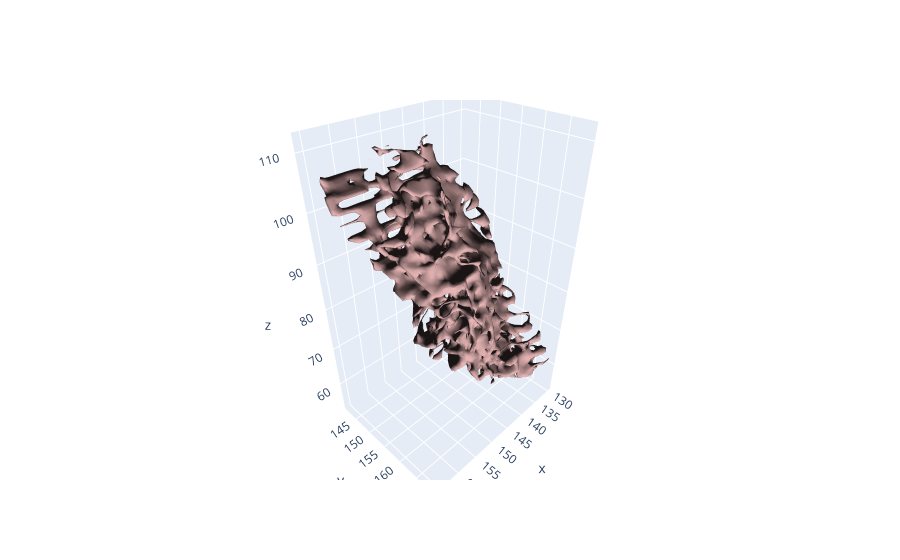

Write notebook code for a chart like this one.
### Code cell
temp_dir = tempfile.mkdtemp()
mask_filename = f"{temp_dir}/mask.nii.gz"
aims.write(vol_mask, mask_filename)
bucket_filename = f"{temp_dir}/mask.bck"
cmd = f"AimsFileConvert -c Bucket -t VOID -e 1 -i {mask_filename} -o {bucket_filename}"
os.system(cmd)

# Displays bucket file
bucket, bucket_raw, dxyz, rot, tr = ma.load_bucket(bucket_filename)
m = cld.buket_to_mesh(bucket)
cld.draw(m)

### Figure 1 — Plotly figure (JSON) as saved in the notebook; plotly's stock layout.template omitted (floating-point values rounded to 4 significant figures; data arrays with more than 128 entries replaced by an {"elided": "..."} marker saying what was removed)
{"data": [{"color": "rgb(255,200,200)", "i": {"elided": "20122 int values"}, "j": {"elided": "20122 int values"}, "k": {"elided": "20122 int values"}, "lighting": {"ambient": 0.1}, "lightposition": {"x": 0, "y": 0, "z": 0}, "name": "trace 0", "opacity": 1, "type": "mesh3d", "x": {"elided": "9895 float values"}, "y": {"elided": "9895 float values"}, "z": {"elided": "9895 float values"}}], "layout": {"legend": {"itemsizing": "constant"}}}
